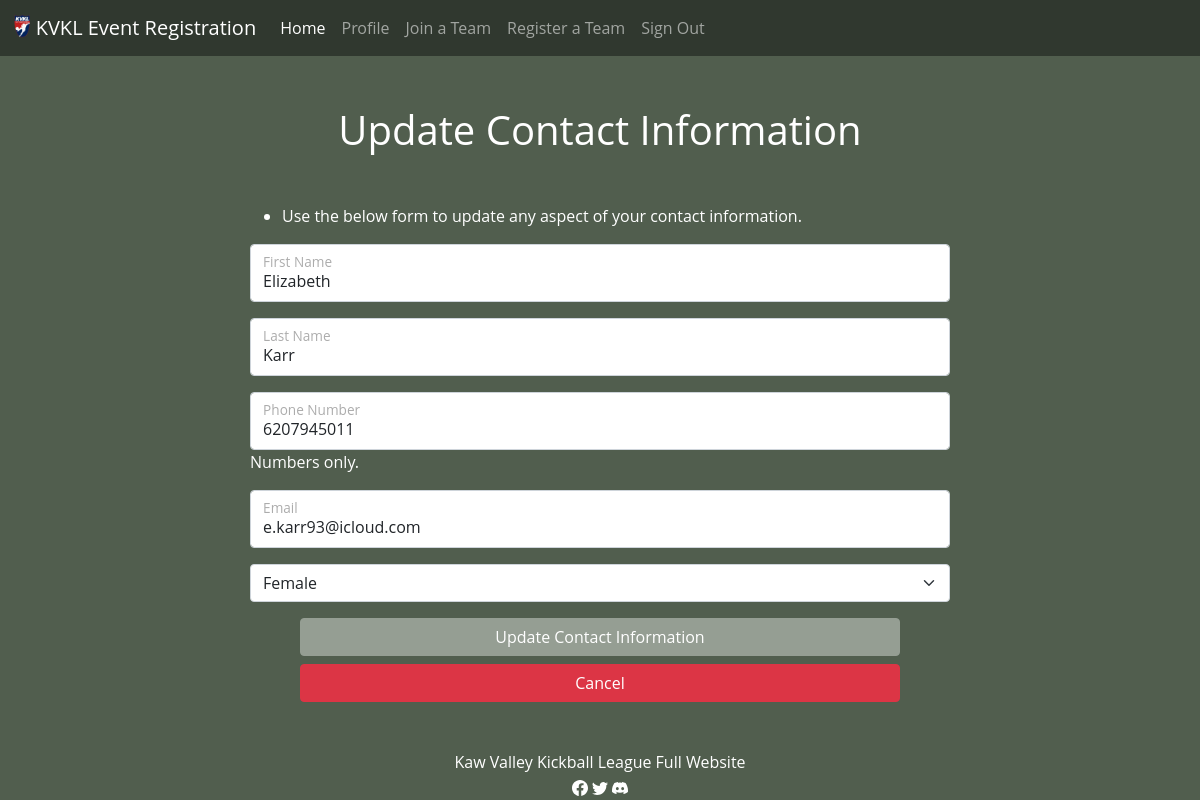
Screenshot of /user/update (signed in) with the database file from the repository.
### app/models/account.py (models this page shows, shortened)
class Account(db.Model):
    __tablename__ = 'accounts'
    __table_args__ = {'extend_existing': True}
    id = Column(Integer, primary_key=True, autoincrement=True, unique=True)
    email = Column(String, unique=True, nullable=False)
    first_name = Column(String, nullable=False)
    last_name = Column(String, nullable=False)
    phone_number = Column(Integer, nullable=False)
    password_hash = Column(String, nullable=False)
    gender = Column(String, nullable=False)
    @classmethod
    def get_user_by_id(cls, session, user_id):
        return session.get(cls, user_id)

### app/user/routes.py (the view, shortened to what this page needs)
@bp.route("/update", methods=("GET", "POST"))
@login_required
def update():
    user = g.user
    if request.method == "GET":
        return render_template("user/update.html", user=user)

### app/auth/routes.py (called while the page is built)
@bp.before_app_request
def load_logged_in_user():
    user_id = session.get('user_id')
    if user_id is None:
        g.user = None
    else:
        g.user = Account.get_user_by_id(db.session, user_id)

def login_required(view):
    @functools.wraps(view)
    def decorated_function(*args, **kwargs):
        if g.user is None:
            return redirect(url_for('auth.login'))
        return view(*args, **kwargs)
    return decorated_function

### app/templates/user/update.html (shortened to what this page needs)
{% extends "layout.html" %}  {% block main %}
<h1 class="page-title">Update Contact Information</h1>
<div class="col-sm-7 mx-auto mb-3">
  <ul>
    <li>
      Use the below form to update any aspect of your contact information.
    </li>
  </ul>
</div>
<form action="{{ url_for('user.update') }}" method="post">
  <div class="form-floating col-sm-7 mx-auto mb-3">
    <input
      type="text"
      class="form-control"
      id="floatingInput"
      placeholder="First name"
      name="firstname"
      value="{{ user.first_name }}"
    />
    <label for="floatingInput">First Name</label>
  </div>
  <div class="form-floating col-sm-7 mx-auto mb-3">
    <input
      type="text"
      class="form-control"
      id="floatingInput"
      placeholder="Last name"
      name="lastname"
      value="{{ user.last_name }}"
    />
    <label for="floatingInput">Last Name</label>
  </div>
  <div class="form-floating col-sm-7 mx-auto">
    <input
      type="tel"
      class="form-control"
      id="floatingInput"
      placeholder="Phone number"
      name="phonenumber"
      value="{{ user.phone_number }}"
    />
    <label for="floatingInput">Phone Number</label>
  </div>
  <div class="col-sm-7 mx-auto mb-3">
    <p>Numbers only.</p>
  </div>
  <div class="form-floating col-sm-7 mx-auto mb-3">
    <input
      type="email"
      class="form-control"
      id="floatingInput"
      name="email"
      placeholder="Email"
      value="{{ user.email }}"
    />
    <label for="floatingInput">Email</label>
  </div>
  <div class="col-sm-7 mx-auto mb-3">
    <select class="form-select" name="gender">
      <option {{ 'selected' if user.gender == "Male" }}>Male <option {{
      'selected' if user.gender == "Female" }}>Female <option {{ 'selected' if
      user.gender == "Non-Binary" }}>Non-Binary
    </select>
  </div>
  <div class="d-grid gap-2 col-6 mx-auto">
    <button class="btn btn-kvkl" type="submit">
      Update Contact Information
    </button>
    <a class="btn btn-danger" href="{{ url_for('user.profile') }}">Cancel</a>
  </div>
</form>
{% endblock %}

### app/static/styles.css (style rules this page uses)
body { font-family: Open Sans,Arial,sans-serif; background-color: #515e4e; color: white; }
h1.page-title { text-align: center; margin-top: 50px; margin-bottom: 50px; }
.btn-kvkl { background-color: #959e93; border-color: #959e93; color: white; }
.form-floating { color: grey; }

### rows the page displays
Account: firstname "Elizabeth", lastname "Karr", phonenumber "6207945011", email "e.karr93@icloud.com"
